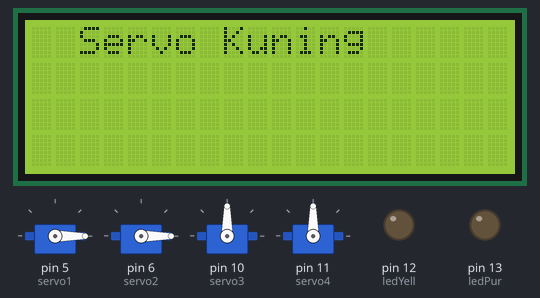
A sketch run on a simulated Arduino Uno, built with avr-gcc and run on an emulated ATmega328P. Shown: 4 × servo, 20×4 character LCD, output pins drawn as LEDs (lit = HIGH).

Above: at 0.09 s.
At 5.05 s:
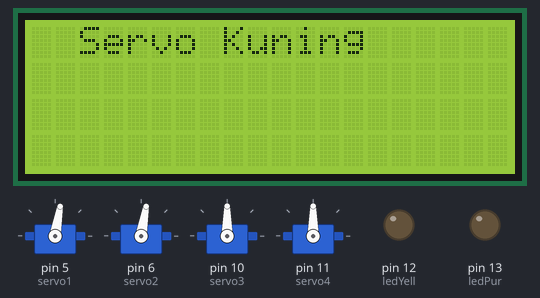
At 10.01 s:
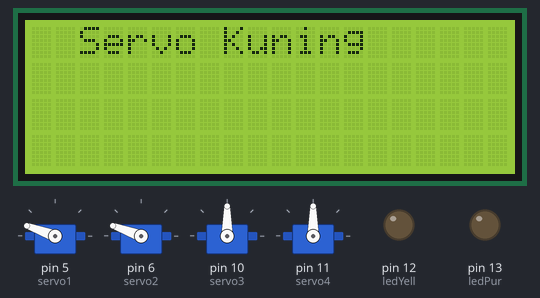
At 19.91 s:
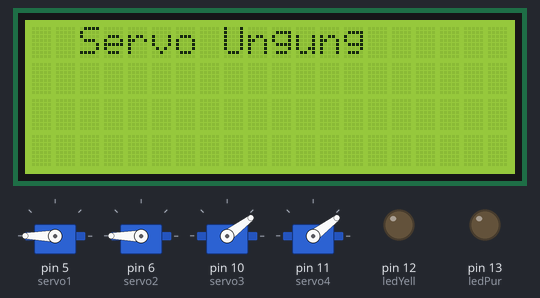
At 29.89 s:
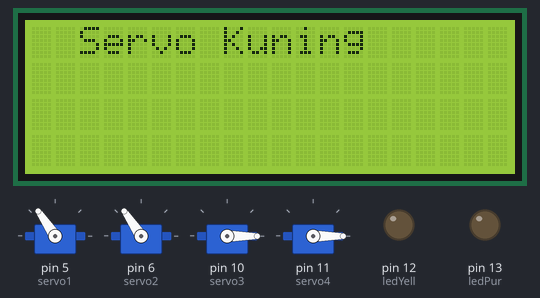
At 39.86 s:
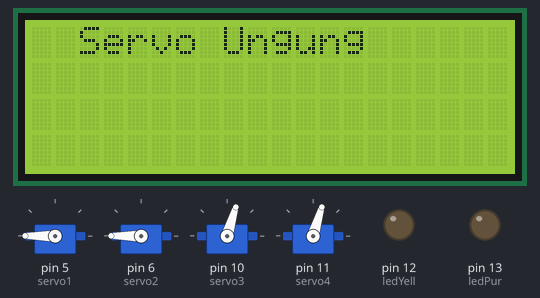
Timing chart, 0 to 40.0 s (numbered marks = the images above):
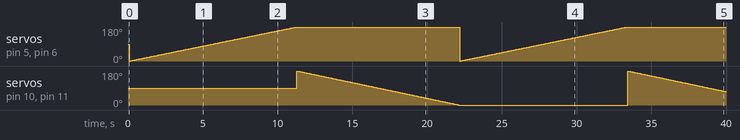

The sketch:

ServoLEDLCD.ino
```cpp
#include <Servo.h>
#include <LiquidCrystal_I2C.h>

#define I2C_ADDR    0x27
#define LCD_COLUMNS 20
#define LCD_LINES   4

LiquidCrystal_I2C lcd(I2C_ADDR, LCD_COLUMNS, LCD_LINES);

Servo servo1, servo2, servo3, servo4;

int pos = 0;
int ledPur = 13;
int ledYell = 12;

void setup() {

  servo1.attach(5);
  servo2.attach(6);
  servo3.attach(10);
  servo4.attach(11);

  pinMode(ledPur, OUTPUT);
  pinMode(ledYell, OUTPUT);

  lcd.init();
  lcd.backlight();
  lcd.setCursor(2, 0);
  lcd.print("Hallo");

}
void loop() {

  for (pos = 0; pos <= 180; pos += 1) {

    lcd.setCursor(2, 0);
    lcd.print("Servo Kuning");

    digitalWrite(ledYell, HIGH);
      servo1.write(pos);
      servo2.write(pos);
    digitalWrite(ledYell, LOW);
    delay(50);
  }

 for (pos = 180; pos >= 0; pos -= 1) {

    lcd.setCursor(2, 0);
    lcd.print("Servo Ungu");

    digitalWrite(ledPur, HIGH);
      servo3.write(pos);
      servo4.write(pos);
    digitalWrite(ledPur, LOW);
    delay(50);
  }
} 
```
